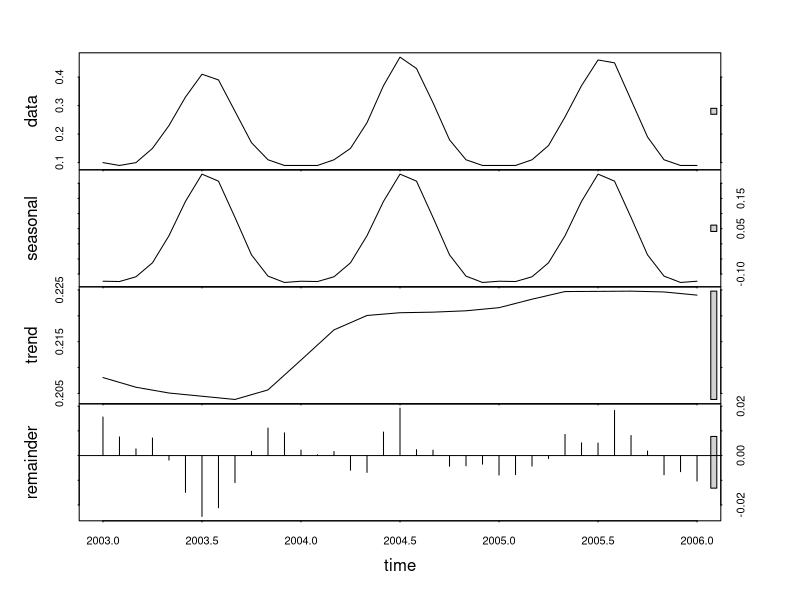
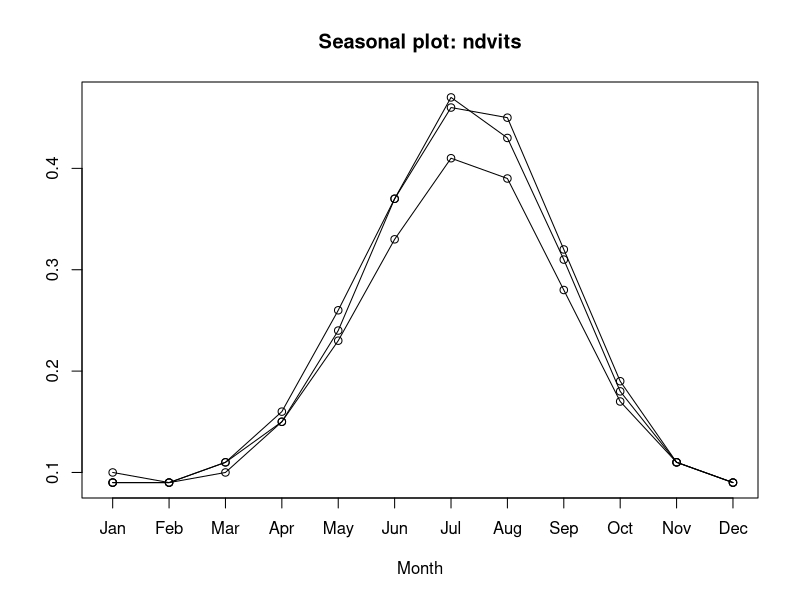
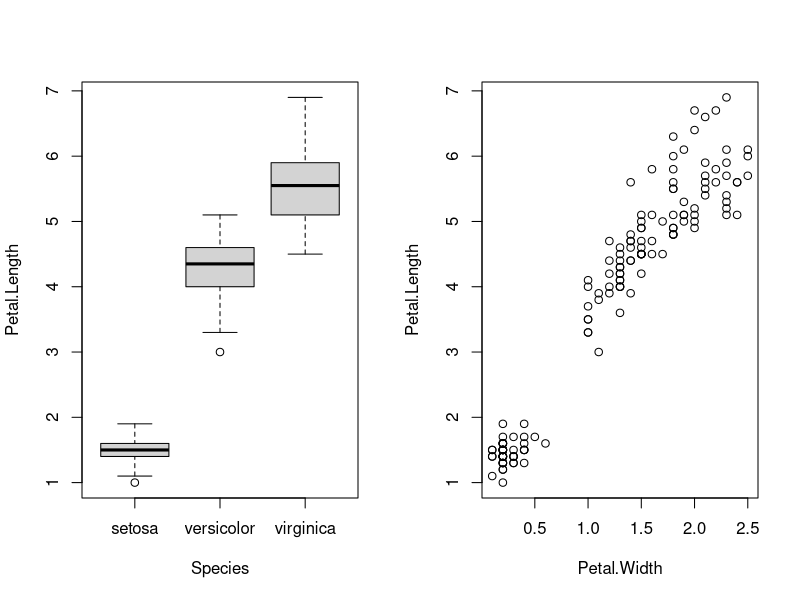
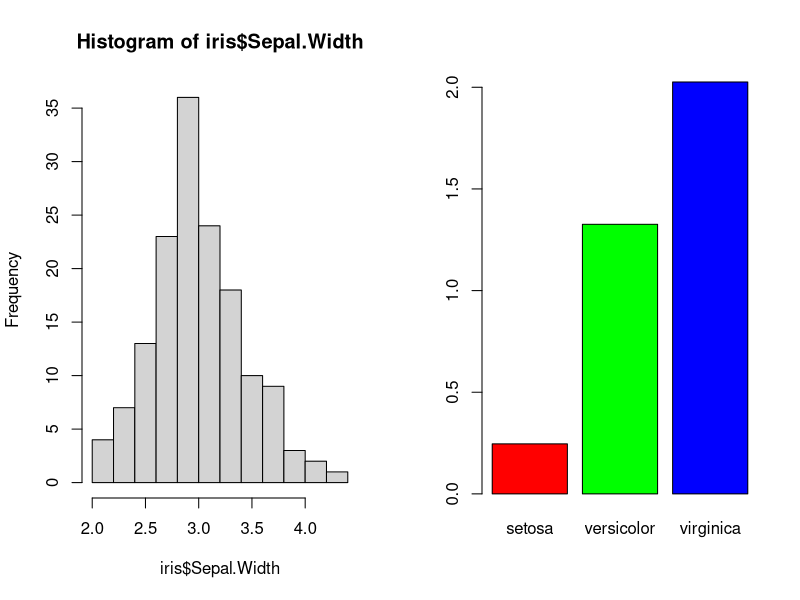
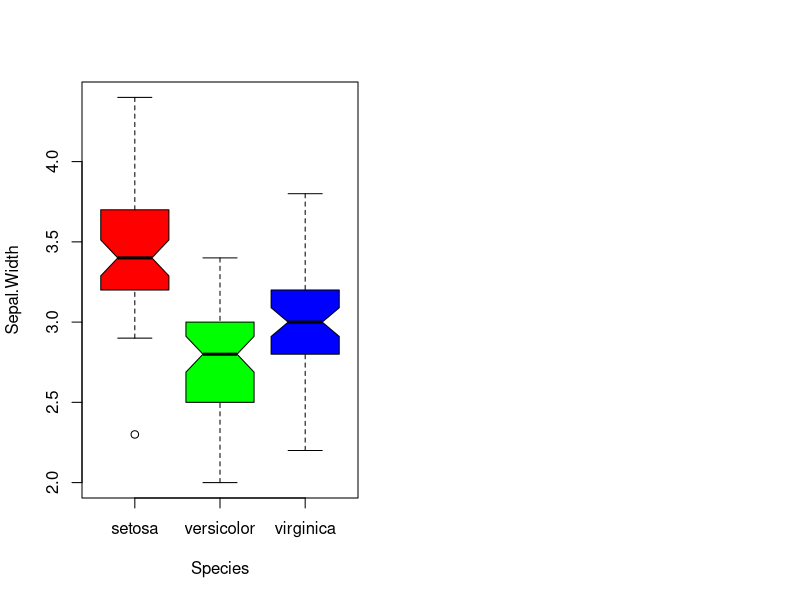
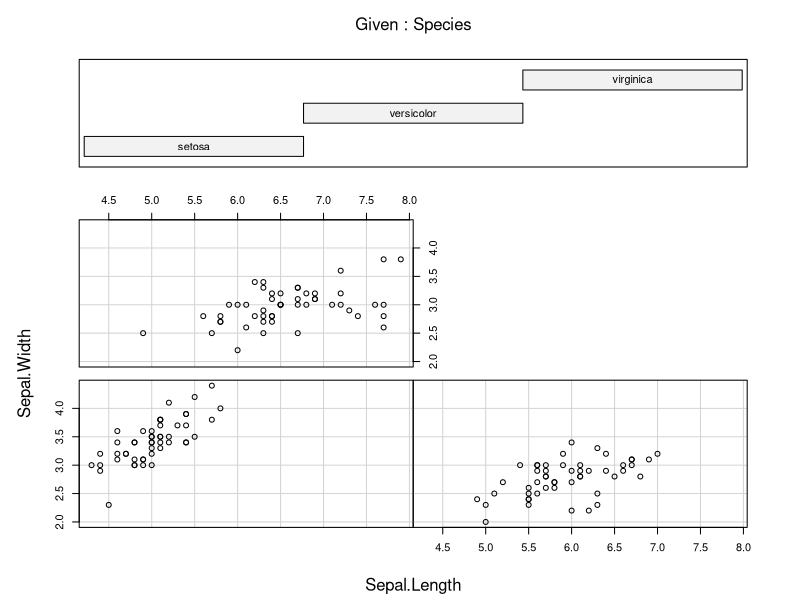
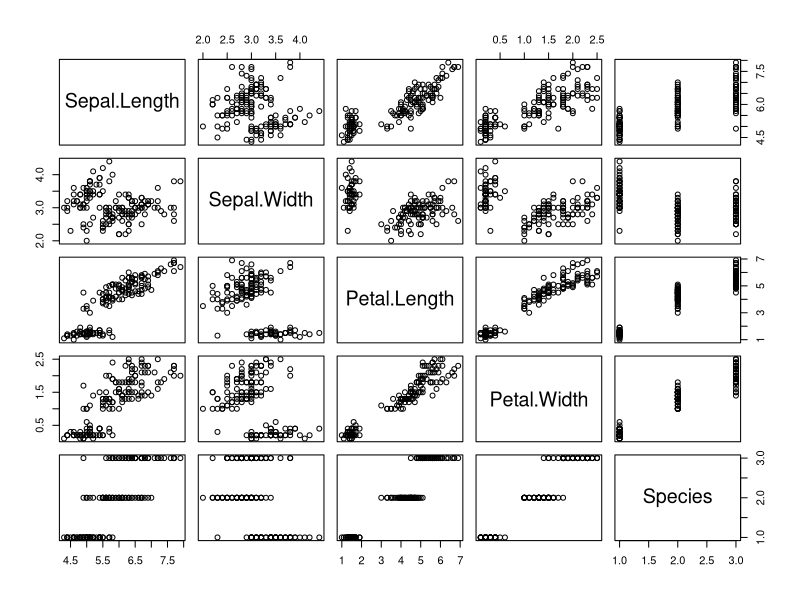
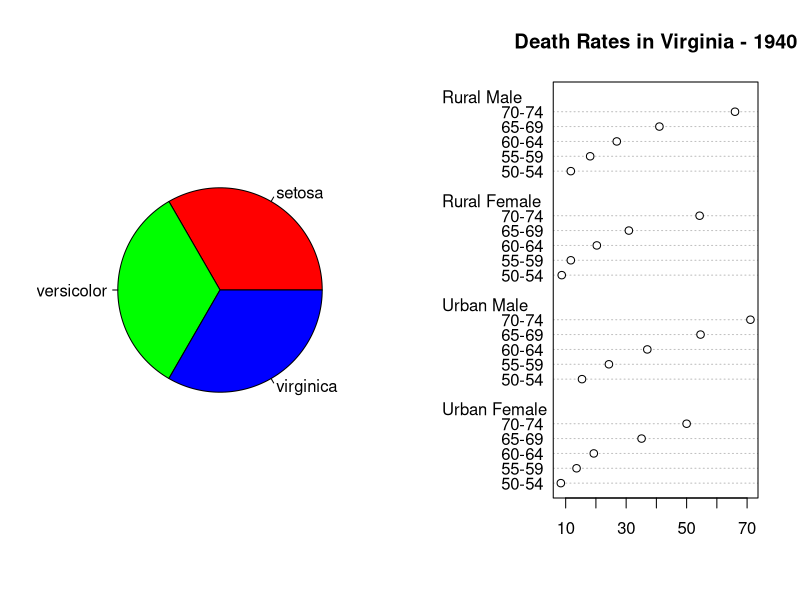

Reproduce these figures in R, in order.
## ---- chunk 1
print("Hello world!")
## ---- chunk 2
a <- 1
a
## ---- chunk 3
b <- 1+1
a+b
## ---- chunk 4
a <- 1
b <- 1:4                                  # sequence of numbers from 1 to 4
c <- c(6,3,8,NA)                          # concatenating individual numbers
vec <- vector(mode="numeric",length=10)   # create numeric vector of length 10
## ---- chunk 5
d <- c("a","b","c")                       # concatenating individual characters
e <- c("a","b",1)                         # concatenating characters and a number results in a character vector
d;e
vec <- vector(mode="character",length=10) # create character vector of length 10
## ---- chunk 6
c[1:2] # get the first 2 elements
c[-1] # exclude first element
c[c(1,3)] # get the 1st and the 3rd element
c[!is.na(c)] # get all values except missing values
(c+1)[(!is.na(c)) & c>3] -> f # gets values that are non-missing and larger than 3, adds 1 and assigns to the object f
f
## ---- chunk 7
mat <- matrix(1:12, nrow=3, ncol=4) 
## ---- chunk 8
mat[1:2,] # get the first 2 rows
mat[,1:3] # get the first 3 columns
mat[-1, ] # exclude the first row
mat[,c(2,3)] # get the 2nd and the 3rd columns
mat[1:2,3] # creates a subset resulting in a vector (dimension simplified)
mat[1:2,3,drop=FALSE] # subsetting, but prevents simplifying, e.g. result will is a matrix 
## ---- chunk 9
arr <- array(1:12,c(2,3,2)) 
arr
## ---- chunk 10
ndvi <- c(0.42,0.22,0.29,0.47,0.31,0.35)
county <- c("Baringo","Garissa","Marsabit","Narok","Turkana"," Wajir ")
mydf <- data.frame(ndvi, county)
mydf
## ---- chunk 11
mydf$ndvi # index by column name
mydf[[1]] # index first column as for a list
mydf[["ndvi"]] # index by column name as for a list
mydf[,1] # index first column as for a matrix
mydf[,"ndvi"] # index by column name as for a matrix
## ---- chunk 12
mylist1 <- list() # create empty list
mylist2 <- vector(mode="list",length=10) # create a list of a given length (good for performance when using e.g. loops)
mylist3 <- list(ndvi=c(0.42,0.22,0.31),	county=c("Baringo", "Garissa", "Turkana"), matrix=mat, fun=mean) # directly assign values
## ---- chunk 13
mylist3$ndvi # index by column name
mylist3[[1]] # index first column 
mylist3[["ndvi"]] # index by column name
## ---- chunk 14
# create numeric vector
ndvi <- c( 0.1,0.09,0.1,0.15,0.23,0.33,0.41,0.39,0.28,0.17,0.11,0.09,0.09,0.09,0.11,0.15,0.24,0.37,0.47,0.43,0.31,0.18,0.11,0.09,0.09,0.09,0.11,0.16,0.26,0.37,0.46,0.45,0.32,0.19,0.11,0.09,0.09)
ndvits <- ts(ndvi, start=c(2003, 1), frequency=12) # create time series object
## ---- chunk 15
window(ndvits,start=c(2003,6),end=c(2004,2)) # extracts the subset between start and end time (time series can be re-sampled by specifying a frequency)
## ---- chunk 16
tsp(ndvits) # getting attributes like start time, end time and frequency
time(ndvits) # times at which a time series was sampled
cycle(ndvits) # gives the positions in the cycle of each observation
## ---- chunk 17
fit <- stl(ndvits, s.window="period")
plot(fit)
## ---- chunk 18
# install the package if not available yet
if (!require("forecast")) install.packages("forecast") 
forecast::seasonplot(ndvits) # create seasonal plot
## ---- chunk 19
c(4,5,7) - c(-1,0,2,4,5) # is the same: c(4,5,7,4,5) - c(-1,0,2,4,5)
## ---- chunk 20
c(4,5,7) + matrix(1,nrow=2,ncol=4)
## ---- chunk 21
par(mfcol=c(1,2))
plot(Petal.Length~Species, data=iris) 	    # numerical ~ categorical
plot(Petal.Length~Petal.Width, data=iris) 	# numerical ~ numerical
## ---- chunk 22
hist(iris$Sepal.Width)
## ---- chunk 23
iris1<-aggregate(. ~ Species, data = iris, mean)
barplot(iris1$Petal.Width,names.arg=iris1$Species, col=c("red","green","blue"))
## ---- chunk 24
boxplot(Sepal.Width ~ Species, data = iris, notch = TRUE, col=c("red","green","blue"))
## ---- chunk 25
coplot(Sepal.Width ~ Sepal.Length | Species, data=iris)
## ---- chunk 26
pairs(iris)
## ---- chunk 27
pie(table(iris$Species), col=c("red","green","blue"))
## ---- chunk 28
dotchart(VADeaths, main = "Death Rates in Virginia - 1940")
## ---- chunk 29
qqplot(iris$Sepal.Width, iris$Sepal.Length)
## ---- chunk 30
curve((x));curve(x^2+0.2,add=TRUE)
## ---- chunk 31
x <- 10*(1:nrow(volcano));y <- 10*(1:ncol(volcano))
image(x, y, volcano, col = terrain.colors(100))
## ---- chunk 32
contour(x, y, volcano, levels = seq(90, 200, by = 5),col = "peru")
## ---- chunk 33
persp(x, y, volcano)
## ---- chunk 34
par(mfrow=c(1,2))
colors <- c("darkgreen", "darkorange", "darkblue")
boxplot(Petal.Length ~ Species, data=iris, horizontal=TRUE,col=colors,
        ylab="Species", yaxt="n",xlab = "Petal.Length", main="Anderson's Iris data", cex.main=1.7)
plot(Petal.Width ~ Petal.Length, col=colors[Species], pch=(15:17)[Species], data=iris)
legend("bottomright", legend=levels(iris$Species), col=colors, pch=15:17,ncol=3,cex=0.7)
## ---- chunk 35
#if (conditionTRUE) {  
#		x <- doThis()  
#} else {  
#		x <- doThat()  
#}  

x <- 7
if (x > 0) {  
  print("non-negative")
} else {
  print("negative")
}
## ---- chunk 36
# if condition is TRUE do "this" else do "that"
# ifelse(condition, this, that)

a <- 1:10
b <- ifelse (a > 5, a+1,a-1)
print(b)
## ---- chunk 37
# create a vector of 12 elements for assigning the monthly mean values
meanNdvi <- vector("numeric", length(12))
for (i in (1:12)) { # loop the months
  
  # find the month in the time series and calculate the mean
   meanNdvi[i] <- mean(ndvits[cycle(ndvits)==i], na.rm=TRUE) 
}
plot(ts(meanNdvi), ylab="mean NDVI (2003-2005)",xlab="Time in months") # plot the result
## ---- chunk 38
# define the function and run the code 
myMean <- function(x, na.rm=FALSE) {
  if (na.rm) { # check
    x <- x[!is.na(x)] # remove NA from x
  }
  s <- sum(x) / length(x) # calculate mean
  return(s)
}

# create a vector for testing the function
x <- c(rnorm(100),NA) # 100 normally distributed values -> mean should be close to 0

# call the function
myMean(x); myMean(x, na.rm=TRUE) # calculate mean including and excluding NA
## ---- chunk 39
#* choose three vegetation indices: e.g. NDVI, SAVI, simple ratio  
#  (see https://grass.osgeo.org/grass70/manuals/i.vi.html for equations)
#* the arglist should contain:
#    + an argument for the first band
#    + an argument for the second band
#    + an argument for the name of the vegetation index to be calculated, default should be NDVI
#* the function body should contain:
#    + a check if the size of both bands is the same
#    + the calculation of the vegetation index depending on the third argument
#* test the function with example data, e.g. test site and Landsat scene of section "3.8 Exercises"

veg_index <- function(red, nir, veg_type="NDVI") {
  if (length(red) == length(nir)) {
    if (veg_type == "NDVI") {
      idx <- (nir-red) / (nir+red)
    } else if (veg_type == "RVI") {
      idx <- nir/red
    } else if (veg_type == "SAVI") {
      l <- 0.5
      idx <- (1+l)*(nir-red)/(nir+red+l)
    } else {
      stop("Invalid `veg_type` value")
    }
    return(idx)
  } else {
    stop("Dimensions of provided bands are not the same")
  }
}

# test

# test the function for test site of section "3.8 Exercises"
red <- c(0.2,0.05,0.25,0.14,0.16,0.18,NA,0.04,0.2,0.18)
nir <- c(0.28,0.65,0.29,0.22,0.35,0.27,0.6,0.62,0.31,0.29)
veg_index(red=red, nir=nir, "SAVI")
veg_index(red=red, nir=nir, "NDVI")

# test the function for Landsat scene of section "3.8 Exercises"
vecRED <-c(0.21,0.21,0.21,0.20,0.18,0.14,0.11,0.11,0.12,0.21,0.21,0.19,0.18,0.15,0.12,0.12,0.12,0.12,0.21,0.20,0.18,0.14,0.13,0.12,0.12,0.12,0.12,0.18,0.17,0.15,0.12,0.13,0.12,0.12,0.12,0.11,0.11,0.12,0.13,0.12,0.12,0.12,0.12,0.11,0.11,0.09,0.11,0.12,0.12,0.12,0.12,0.12,0.11,0.10,0.11,0.12,0.12,0.12,0.12,0.13,0.12,0.11,0.07,0.12,0.12,0.11,0.11,0.12,0.12,0.12,0.08,0.04,0.11,0.11,0.11,0.12,0.12,0.10,0.07,0.04,0.04,0.11,0.11,0.11,0.11,0.11,0.06,0.04,0.04,0.04,0.11,0.11,0.11,0.11,0.07,0.04,0.04,0.04,0.04,0.11,0.11,0.10,0.07,0.04,0.03,0.04,0.03,0.04,0.11,0.10,0.06,0.03,0.03,0.03,0.03,0.04,0.04,0.10,0.06,0.04,0.03,0.03,0.03,0.04,0.03,0.03)
vecNIR <- c(0.30,0.30,0.30,0.29,0.29,0.27,0.21,0.18,0.18,0.30,0.30,0.29,0.28,0.27,0.21,0.18,0.18,0.18,0.30,0.29,0.28,0.26,0.23,0.18,0.18,0.18,0.18,0.30,0.29,0.26,0.22,0.19,0.18,0.18,0.18,0.18,0.30,0.27,0.22,0.19,0.18,0.18,0.18,0.18,0.18,0.25,0.22,0.19,0.18,0.18,0.19,0.18,0.18,0.23,0.21,0.19,0.18,0.18,0.18,0.20,0.19,0.22,0.43,0.18,0.18,0.17,0.18,0.18,0.19,0.21,0.41,0.58,0.17,0.17,0.17,0.18,0.17,0.22,0.44,0.59,0.61,0.17,0.18,0.18,0.18,0.23,0.45,0.60,0.61,0.62,0.17,0.17,0.17,0.22,0.43,0.59,0.61,0.63,0.62,0.18,0.17,0.20,0.42,0.59,0.61,0.62,0.62,0.58,0.18,0.22,0.45,0.59,0.61,0.62,0.62,0.59,0.57,0.22,0.45,0.61,0.61,0.62,0.62,0.58,0.57,0.58)
matRED <- matrix(vecRED,nrow=9,ncol=14)
matNIR <- matrix(vecNIR,nrow=9,ncol=14)
veg_index(red=matRED, nir=matNIR, "RVI")
